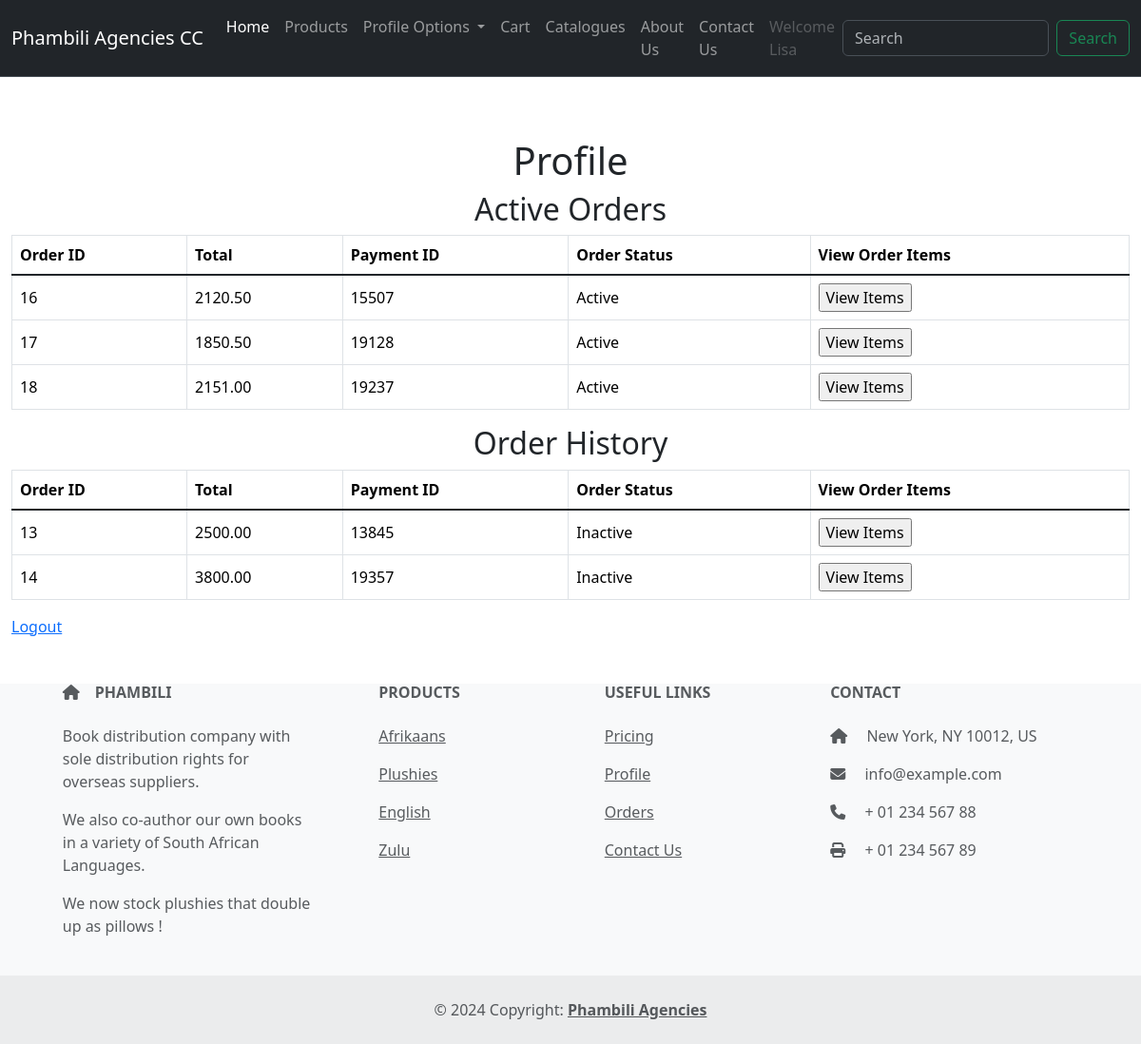
Screenshot of /profile.php (signed in) with the database file from the repository.
### tables this page shows
CREATE TABLE `order_details` (
  `id` int(11) NOT NULL,
  `user_id` int(11) DEFAULT NULL,
  `total` decimal(8,2) DEFAULT NULL,
  `payment_id` int(11) DEFAULT NULL,
  `order_status` varchar(100) DEFAULT 'Active'
);

### profile.php (the view, shortened to what this page needs)
<?php
include_once 'dbcon.php';
?>
<!doctype html>
<html lang="en">
<head>
    <link href="https://cdn.jsdelivr.net/npm/bootstrap@5.3.3/dist/css/bootstrap.min.css" rel="stylesheet">
    <link rel="stylesheet" href="./css/mystyle.css">
</head>
<body class="d-flex flex-column min-vh-100">
    <header>
        <?php include_once('./template/navtop.php'); ?>
    </header>
    <main class="mb-auto mt-5 pt-3">
        <div class="container-fluid">
            <div class="d-flex justify-content-center">
                <h1>Profile</h1>
            </div>
            <?php if (!empty($_SESSION['username'])) { ?>
                <div class="container-fluid">
                    <div class="d-flex justify-content-center">
                        <h2>Active Orders</h2>
                    </div>
                </div>
                <div class="table-responsive">
                    <table class="table table-bordered align-middle">
                        <tr>
                            <th>Order ID</th>
                            <th>Total</th>
                            <th>Payment ID</th>
                            <th>Order Status</th>
                            <th>View Order Items</th>
                        </tr>
                        <tbody class="table-group-divider">
                            <?php
                            $stmt1 = $db->prepare("SELECT * FROM order_details WHERE order_status='Active' AND user_id=:user_id");
                            $stmt1->bindParam(':user_id', $_SESSION['user_id'], PDO::PARAM_STR);
                            $stmt1->execute();
                            $orders = $stmt1->fetchAll(PDO::FETCH_ASSOC);
                            foreach ($orders as $order) {
                            ?>
                                <tr>
                                    <td><?php echo $order['id'] ?></td>
                                    <td><?php echo $order['total'] ?></td>
                                    <td><?php echo $order['payment_id'] ?></td>
                                    <td><?php echo $order['order_status'] ?></td>
                                    <td>
                                        <form action="profileViewItems.php" method="post">
                                            <input type="submit" name="viewItems" value="View Items">
                                        </form>
                                    </td>
                                </tr>
                            <?php } ?>
                        </tbody>
                    </table>
                </div>
                <div class="container-fluid">
                    <div class="d-flex justify-content-center">
                        <h2>Order History</h2>
                    </div>
                </div>
                <div class="table-responsive">
                    <table class="table table-bordered align-middle">
                        <tr>
                            <th>Order ID</th>
                            <th>Total</th>
                            <th>Payment ID</th>
                            <th>Order Status</th>
                            <th>View Order Items</th>
                        </tr>
                        <tbody class="table-group-divider">
                            <?php
                            $stmt1 = $db->prepare("SELECT * FROM order_details WHERE order_status='Inactive' AND user_id=:user_id");
                            $stmt1->bindParam(':user_id', $_SESSION['user_id'], PDO::PARAM_STR);
                            $stmt1->execute();
                            $orders = $stmt1->fetchAll(PDO::FETCH_ASSOC);
                            foreach ($orders as $order) {
                            ?>
                                <tr>
                                    <td><?php echo $order['id'] ?></td>
                                    <td><?php echo $order['total'] ?></td>
                                    <td><?php echo $order['payment_id'] ?></td>
                                    <td><?php echo $order['order_status'] ?></td>
                                    <td>
                                        <form action="profileViewItems.php" method="post">
                                            <input type="submit" name="viewItems" value="View Items">
                                        </form>
                                    </td>
                                </tr>
                            <?php } ?>
                        </tbody>
                    </table>
                </div>
            <?php } ?>
        </div>
        <?php if (!empty($_SESSION['username'])) { ?>
            <div class="container-fluid"><a href="./logout.php">Logout</a></div>
        <?php } ?>
    </main>
    <footer>
        <?php include_once('./template/navbot.php'); ?>
    </footer>
</body>
</html>

### rows the page displays
order_details: id "16", total "2120.50", payment "15507", order_status "Active"
order_details: id "17", total "1850.50", payment "19128", order_status "Active"
order_details: id "18", total "2151.00", payment "19237", order_status "Active"
order_details: id "13", total "2500.00", payment "13845", order_status "Inactive"
order_details: id "14", total "3800.00", payment "19357", order_status "Inactive"

### other values shown
$_SESSION['username'] "Lisa"
